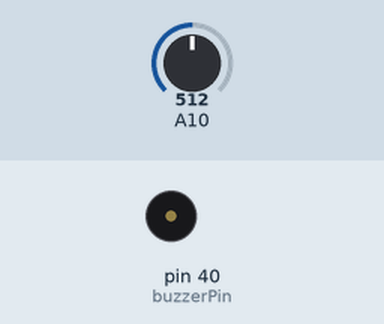
Simulated run of this sketch. Board: Arduino Mega 2560, built with avr-gcc and run on an emulated ATmega2560. On the bench: buzzer (waves = sounding). Inputs (shaded band) come from the test bench; at power-on: A10 = 512.

Above: at 0.15 s.
Timing chart, 0 to 3.0 s (numbered marks = the images above):
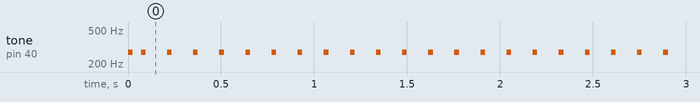

Measured:
- by itself, tone on pin 40 (buzzerPin): goes 275 Hz 0.03 s, silent 0.05 s, 925 × (275 Hz 0.03 s, silent 0.12 s), 275 Hz 0.03 s, then silent

The sketch:

lab5.ino
```cpp
// Buzzer Pin = 40
// Joystick select pin = 5
// Joystick X-axis analog = 2
// Joystick Y-axis analog = 26
// uint16_t x, y, x00, y00;
// uint16_t colour;
// uint32_t z;

const int buzzerPin = 40;

// Joystick vars
const int joystickSel = 5;
const int joystickX = 2;
const int joystickY = 26;
// these will change
int joystickSelState = 0;
int joystickXState, joystickYState;


void setup(){
  pinMode(joystickSel, INPUT_PULLUP);
  pinMode(buzzerPin,OUTPUT);
}

void loop(){
  // read the analog value of Y axis
  joystickYState = analogRead(joystickY);
  // Map Y axis input range [0,4096] to the note range;
  // For now I've chosen to place the note range between 200 and 800
  joystickYState = map(joystickYState, 0, 4096, 200, 800);
  if(joystickYState != 0){
    beep(joystickYState, 50);
  }
}

void beep(int note, int duration){
  tone(buzzerPin, note, duration/2);
  delay(duration/2);
  noTone(buzzerPin);
  delay(duration/2 + 20);
}
```
